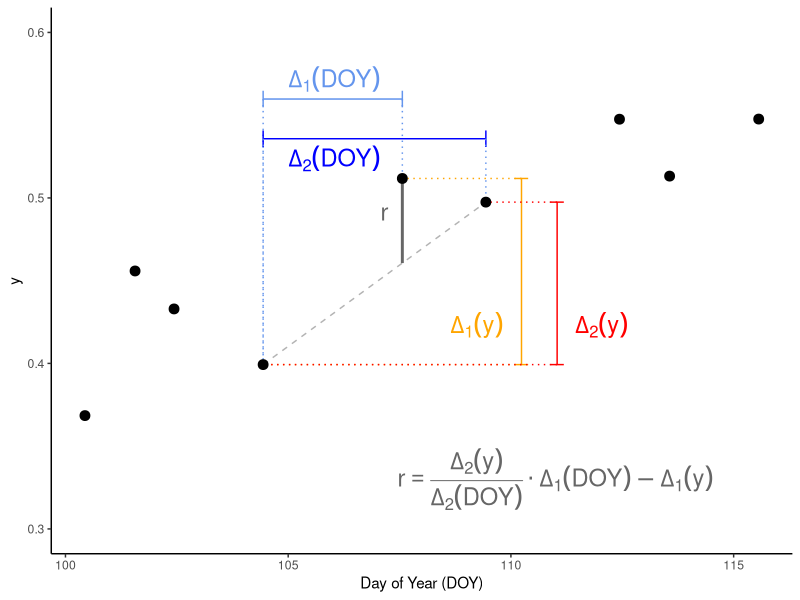
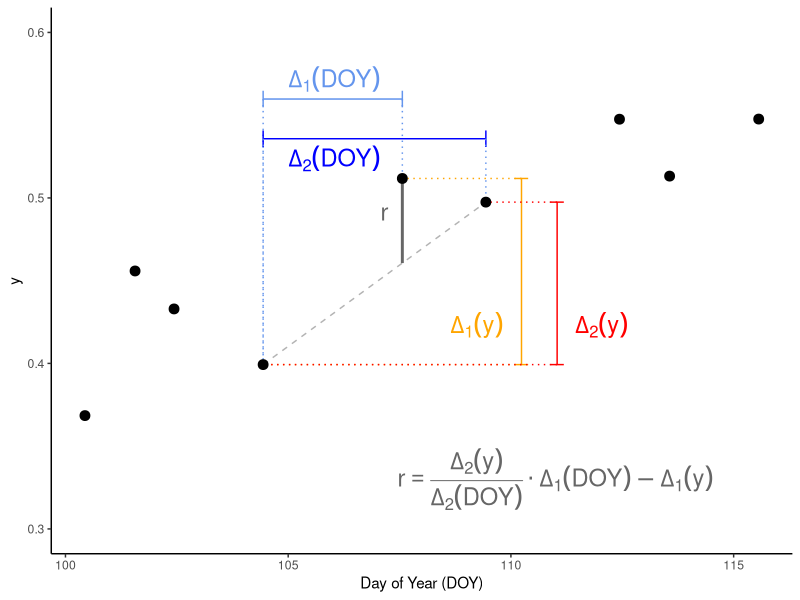

R code for these plots, in order:
#!/usr/local/bin/Rscript
################################################################################
# Project:  spHomogeneity
# Purpose:  make figure showing how residues are calculated
# License:  GPL v3
# Authors:  Gregory Duveiller - Jan 2021
################################################################################


require(ggplot2)

am <- 10.5/24
pm <- 13.5/24

doys <-  c(100+am, 101+pm, 102+am, 104+am, 107+pm, 109+am, 112+am, 113+pm, 115+pm)
set.seed(82)
df <- data.frame(doy = doys,
                 y = rnorm(n = length(doys), 0, 0.05) + 
                   (0.01 * (doys - mean(doys))) + 0.5)

uy <- 0.006
ux <- 0.2

lbl.c.1 <- 'cornflowerblue'
lbl.y.1 <- df$y[5] + 8*uy
lbl.x.1 <- df$doy[4] + 8*ux

lbl.c.2 <- 'blue'
lbl.y.2 <- df$y[5] + 4*uy
lbl.x.2 <- df$doy[4] + 8*ux

lbl.c.3 <- 'orange'
lbl.y.3 <- df$y[4] + 4*uy
lbl.x.3 <- df$doy[6] + 4*ux

lbl.c.4 <- 'red'
lbl.y.4 <- df$y[4] + 4*uy
lbl.x.4 <- df$doy[6] + 8*ux


yr5 <- ((((df$y[6] - df$y[4])/(df$doy[6] - df$doy[4]))*(df$doy[5] - df$doy[4])) - (df$y[5] - df$y[4]))
lbl.c.5 <- 'grey40'
lbl.y.5 <- df$y[5] + yr5 + 5*uy
lbl.x.5 <- df$doy[5] - 2*ux

(g <- ggplot(df) + 
    annotate('segment', x = df$doy[4], xend = df$doy[6], y = df$y[4], yend = df$y[6], 
             colour = 'grey70', linetype = 'dashed') +
    annotate("errorbar", xmin = df$doy[4], xmax = df$doy[5], y = lbl.y.1, colour = lbl.c.1, width = .01) +
    annotate('text',  label = 'Delta[1] (DOY)', parse = TRUE, size = 6,
             x = lbl.x.1, y = lbl.y.1 + 2*uy, colour = lbl.c.1) + 
    annotate('linerange', x = df$doy[4], ymin = lbl.y.1, ymax = df$y[4], linetype = 'dotted', colour = lbl.c.1) +
    annotate('linerange', x = df$doy[5], ymin = lbl.y.1, ymax = df$y[5], linetype = 'dotted', colour = lbl.c.1) +
    annotate("errorbar", xmin = df$doy[4], xmax = df$doy[6], y = lbl.y.2, colour = lbl.c.2, width = .01) +
    annotate('text',  label = 'Delta[2] (DOY)', parse = TRUE, size = 6,
             x = lbl.x.2, y = lbl.y.2 - 2*uy, colour = lbl.c.2) + 
    annotate('linerange', x = df$doy[6], ymin = lbl.y.2, ymax = df$y[6], linetype = 'dotted', colour = lbl.c.1) +
    annotate('linerange', x = df$doy[4], ymin = lbl.y.2, ymax = df$y[4], linetype = 'dotted', colour = lbl.c.1) +
    annotate("errorbar", ymin = df$y[4], ymax = df$y[5], x = lbl.x.3, colour = lbl.c.3, width = 0.3) +
    annotate('text', label = 'Delta[1] (y)', parse = TRUE, size = 6,
             y = lbl.y.3, x = lbl.x.3 - 5*ux, colour = lbl.c.3, angle = 0) + 
    annotate('linerange', y = df$y[5], xmin = lbl.x.3, xmax = df$doy[5], linetype = 'dotted', colour = lbl.c.3) +
    annotate('linerange', y = df$y[4], xmin = lbl.x.3, xmax = df$doy[4], linetype = 'dotted', colour = lbl.c.3) +
    annotate("errorbar", ymin = df$y[4], ymax = df$y[6], x = lbl.x.4, colour = lbl.c.4, width = 0.3) +
    annotate('text', label = 'Delta[2] (y)', parse = TRUE, size = 6,
             y = lbl.y.4, x = lbl.x.4 + 5*ux, colour = lbl.c.4, angle = 0) + 
    annotate('linerange', y = df$y[6], xmin = lbl.x.4, xmax = df$doy[6], linetype = 'dotted', colour = lbl.c.4) +
    annotate('linerange', y = df$y[4], xmin = lbl.x.4, xmax = df$doy[4], linetype = 'dotted', colour = lbl.c.4) +
    annotate('segment', x = df$doy[5], xend = df$doy[5], 
             y = df$y[5] + yr5, yend = df$y[5], 
             colour = lbl.c.5, size = 1) +
    annotate('text', label = 'r', parse = TRUE, size = 6,
             y = lbl.y.5, x = lbl.x.5,  colour = lbl.c.5) +
    geom_point(aes(x = doy, y = y), size = 3) +
    annotate('text', label = 'r == frac(Delta[2] (y), Delta[2] (DOY)) %.% Delta[1] (DOY) - Delta[1] (y)', parse = TRUE, size = 6,
             y = 0.33, x = 111,  colour = lbl.c.5) +
    scale_y_continuous('y') +
    scale_x_continuous('Day of Year (DOY)') +  
    coord_cartesian(ylim = c(0.3,0.6)) + 
    theme_classic())


# export
if(!exists('fig.fmt')){fig.fmt = 'png'}
if(!exists('fig.path')){fig.path = 'docs/figures'}
dir.create(path = fig.path, recursive = T, showWarnings = F)

# export figure
fig.name <- paste0('fig___', 'explain-res-calc', '.', fig.fmt)
ggsave(fig.name, plot = g, path = fig.path, device = fig.fmt, 
       width = 6, height = 5)
 